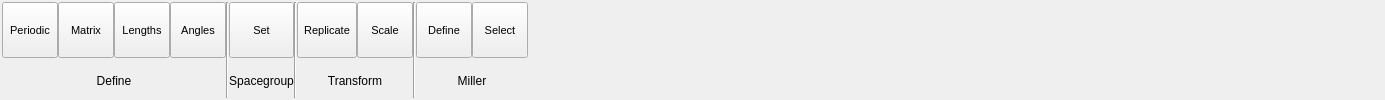
      <widget class="QWidget" name="CellTab">
       <property name="sizePolicy">
        <sizepolicy hsizetype="Preferred" vsizetype="Minimum">
         <horstretch>0</horstretch>
         <verstretch>0</verstretch>
        </sizepolicy>
       </property>
       <attribute name="title">
        <string>Cell</string>
       </attribute>
       <layout class="QHBoxLayout" name="horizontalLayout_4">
        <property name="spacing">
         <number>0</number>
        </property>
        <property name="margin">
         <number>2</number>
        </property>
        <item>
         <layout class="QGridLayout" name="CellGridLayout">
          <property name="verticalSpacing">
           <number>6</number>
          </property>
          <item row="1" column="0" colspan="4">
           <widget class="QLabel" name="label_5">
            <property name="text">
             <string>Define</string>
            </property>
            <property name="alignment">
             <set>Qt::AlignCenter</set>
            </property>
           </widget>
          </item>
          <item row="0" column="0">
           <widget class="TMenuButton" name="CellDefinePeriodicButton">
            <property name="sizePolicy">
             <sizepolicy hsizetype="Minimum" vsizetype="Fixed">
              <horstretch>0</horstretch>
              <verstretch>0</verstretch>
             </sizepolicy>
            </property>
            <property name="minimumSize">
             <size>
              <width>56</width>
              <height>56</height>
             </size>
            </property>
            <property name="maximumSize">
             <size>
              <width>128</width>
              <height>56</height>
             </size>
            </property>
            <property name="font">
             <font>
              <pointsize>8</pointsize>
             </font>
            </property>
            <property name="toolTip">
             <string>Toggle whether model is periodic</string>
            </property>
            <property name="text">
             <string>Periodic</string>
            </property>
            <property name="icon">
             <iconset resource="icons.qrc">
              <normaloff>:/stackicons/icons/stack_celldefine.svg</normaloff>:/stackicons/icons/stack_celldefine.svg</iconset>
            </property>
            <property name="iconSize">
             <size>
              <width>30</width>
              <height>30</height>
             </size>
            </property>
            <property name="checkable">
             <bool>true</bool>
            </property>
            <property name="checked">
             <bool>false</bool>
            </property>
            <property name="autoExclusive">
             <bool>false</bool>
            </property>
            <property name="toolButtonStyle">
             <enum>Qt::ToolButtonTextUnderIcon</enum>
            </property>
            <property name="autoRaise">
             <bool>false</bool>
            </property>
           </widget>
          </item>
          <item row="0" column="3">
           <widget class="TMenuButton" name="CellDefineAnglesButton">
            <property name="sizePolicy">
             <sizepolicy hsizetype="Minimum" vsizetype="Fixed">
              <horstretch>0</horstretch>
              <verstretch>0</verstretch>
             </sizepolicy>
            </property>
            <property name="minimumSize">
             <size>
              <width>56</width>
              <height>56</height>
             </size>
            </property>
            <property name="maximumSize">
             <size>
              <width>128</width>
              <height>56</height>
             </size>
            </property>
            <property name="font">
             <font>
              <pointsize>8</pointsize>
             </font>
            </property>
            <property name="toolTip">
             <string>Edit / set cell angles</string>
            </property>
            <property name="text">
             <string>Angles</string>
            </property>
            <property name="icon">
             <iconset resource="icons.qrc">
              <normaloff>:/stackicons/icons/stack_celldefine.svg</normaloff>:/stackicons/icons/stack_celldefine.svg</iconset>
            </property>
            <property name="iconSize">
             <size>
              <width>30</width>
              <height>30</height>
             </size>
            </property>
            <property name="checkable">
             <bool>false</bool>
            </property>
            <property name="checked">
             <bool>false</bool>
            </property>
            <property name="autoExclusive">
             <bool>false</bool>
            </property>
            <property name="toolButtonStyle">
             <enum>Qt::ToolButtonTextUnderIcon</enum>
            </property>
            <property name="autoRaise">
             <bool>false</bool>
            </property>
           </widget>
          </item>
          <item row="0" column="6" rowspan="2">
           <widget class="Line" name="line_8">
            <property name="orientation">
             <enum>Qt::Vertical</enum>
            </property>
           </widget>
          </item>
          <item row="1" column="7" colspan="2">
           <widget class="QLabel" name="label_14">
            <property name="text">
             <string>Transform</string>
            </property>
            <property name="alignment">
             <set>Qt::AlignCenter</set>
            </property>
           </widget>
          </item>
          <item row="0" column="5">
           <widget class="TMenuButton" name="CellSpacegroupSetButton">
            <property name="sizePolicy">
             <sizepolicy hsizetype="Minimum" vsizetype="Fixed">
              <horstretch>0</horstretch>
              <verstretch>0</verstretch>
             </sizepolicy>
            </property>
            <property name="minimumSize">
             <size>
              <width>56</width>
              <height>56</height>
             </size>
            </property>
            <property name="maximumSize">
             <size>
              <width>128</width>
              <height>56</height>
             </size>
            </property>
            <property name="font">
             <font>
              <pointsize>8</pointsize>
             </font>
            </property>
            <property name="toolTip">
             <string>Edit / set cell angles</string>
            </property>
            <property name="text">
             <string>Set</string>
            </property>
            <property name="icon">
             <iconset resource="icons.qrc">
              <normaloff>:/stackicons/icons/stack_celldefine.svg</normaloff>:/stackicons/icons/stack_celldefine.svg</iconset>
            </property>
            <property name="iconSize">
             <size>
              <width>30</width>
              <height>30</height>
             </size>
            </property>
            <property name="checkable">
             <bool>false</bool>
            </property>
            <property name="checked">
             <bool>false</bool>
            </property>
            <property name="autoExclusive">
             <bool>false</bool>
            </property>
            <property name="toolButtonStyle">
             <enum>Qt::ToolButtonTextUnderIcon</enum>
            </property>
            <property name="autoRaise">
             <bool>false</bool>
            </property>
           </widget>
          </item>
          <item row="0" column="2">
           <widget class="TMenuButton" name="CellDefineLengthsButton">
            <property name="sizePolicy">
             <sizepolicy hsizetype="Minimum" vsizetype="Fixed">
              <horstretch>0</horstretch>
              <verstretch>0</verstretch>
             </sizepolicy>
            </property>
            <property name="minimumSize">
             <size>
              <width>56</width>
              <height>56</height>
             </size>
            </property>
            <property name="maximumSize">
             <size>
              <width>128</width>
              <height>56</height>
             </size>
            </property>
            <property name="font">
             <font>
              <pointsize>8</pointsize>
             </font>
            </property>
            <property name="toolTip">
             <string>Edit / set cell lengths</string>
            </property>
            <property name="text">
             <string>Lengths</string>
            </property>
            <property name="icon">
             <iconset resource="icons.qrc">
              <normaloff>:/stackicons/icons/stack_celldefine.svg</normaloff>:/stackicons/icons/stack_celldefine.svg</iconset>
            </property>
            <property name="iconSize">
             <size>
              <width>30</width>
              <height>30</height>
             </size>
            </property>
            <property name="checkable">
             <bool>false</bool>
            </property>
            <property name="checked">
             <bool>false</bool>
            </property>
            <property name="autoExclusive">
             <bool>false</bool>
            </property>
            <property name="toolButtonStyle">
             <enum>Qt::ToolButtonTextUnderIcon</enum>
            </property>
            <property name="autoRaise">
             <bool>false</bool>
            </property>
           </widget>
          </item>
          <item row="0" column="1">
           <widget class="TMenuButton" name="CellDefineMatrixButton">
            <property name="sizePolicy">
             <sizepolicy hsizetype="Minimum" vsizetype="Fixed">
              <horstretch>0</horstretch>
              <verstretch>0</verstretch>
             </sizepolicy>
            </property>
            <property name="minimumSize">
             <size>
              <width>56</width>
              <height>56</height>
             </size>
            </property>
            <property name="maximumSize">
             <size>
              <width>128</width>
              <height>56</height>
             </size>
            </property>
            <property name="font">
             <font>
              <pointsize>8</pointsize>
             </font>
            </property>
            <property name="toolTip">
             <string>Edit / set cell matrix</string>
            </property>
            <property name="text">
             <string>Matrix</string>
            </property>
            <property name="icon">
             <iconset resource="icons.qrc">
              <normaloff>:/stackicons/icons/stack_celldefine.svg</normaloff>:/stackicons/icons/stack_celldefine.svg</iconset>
            </property>
            <property name="iconSize">
             <size>
              <width>30</width>
              <height>30</height>
             </size>
            </property>
            <property name="checkable">
             <bool>false</bool>
            </property>
            <property name="checked">
             <bool>false</bool>
            </property>
            <property name="autoExclusive">
             <bool>false</bool>
            </property>
            <property name="toolButtonStyle">
             <enum>Qt::ToolButtonTextUnderIcon</enum>
            </property>
            <property name="autoRaise">
             <bool>false</bool>
            </property>
           </widget>
          </item>
          <item row="0" column="7">
           <widget class="TMenuButton" name="CellTransformReplicateButton">
            <property name="sizePolicy">
             <sizepolicy hsizetype="Minimum" vsizetype="Fixed">
              <horstretch>0</horstretch>
              <verstretch>0</verstretch>
             </sizepolicy>
            </property>
            <property name="minimumSize">
             <size>
              <width>56</width>
              <height>56</height>
             </size>
            </property>
            <property name="maximumSize">
             <size>
              <width>128</width>
              <height>56</height>
             </size>
            </property>
            <property name="font">
             <font>
              <pointsize>8</pointsize>
             </font>
            </property>
            <property name="toolTip">
             <string>Edit / set cell angles</string>
            </property>
            <property name="text">
             <string>Replicate</string>
            </property>
            <property name="icon">
             <iconset resource="icons.qrc">
              <normaloff>:/stackicons/icons/stack_celldefine.svg</normaloff>:/stackicons/icons/stack_celldefine.svg</iconset>
            </property>
            <property name="iconSize">
             <size>
              <width>30</width>
              <height>30</height>
             </size>
            </property>
            <property name="checkable">
             <bool>false</bool>
            </property>
            <property name="checked">
             <bool>false</bool>
            </property>
            <property name="autoExclusive">
             <bool>false</bool>
            </property>
            <property name="toolButtonStyle">
             <enum>Qt::ToolButtonTextUnderIcon</enum>
            </property>
            <property name="autoRaise">
             <bool>false</bool>
            </property>
           </widget>
          </item>
          <item row="1" column="5">
           <widget class="QLabel" name="label_13">
            <property name="text">
             <string>Spacegroup</string>
            </property>
            <property name="alignment">
             <set>Qt::AlignCenter</set>
            </property>
           </widget>
          </item>
          <item row="0" column="9" rowspan="2">
           <widget class="Line" name="line_12">
            <property name="orientation">
             <enum>Qt::Vertical</enum>
            </property>
           </widget>
          </item>
          <item row="0" column="4" rowspan="2">
           <widget class="Line" name="line_7">
            <property name="orientation">
             <enum>Qt::Vertical</enum>
            </property>
           </widget>
          </item>
          <item row="0" column="11">
           <widget class="TMenuButton" name="CellMillerSelectButton">
            <property name="sizePolicy">
             <sizepolicy hsizetype="Minimum" vsizetype="Fixed">
              <horstretch>0</horstretch>
              <verstretch>0</verstretch>
             </sizepolicy>
            </property>
            <property name="minimumSize">
             <size>
              <width>56</width>
              <height>56</height>
             </size>
            </property>
            <property name="maximumSize">
             <size>
              <width>128</width>
              <height>56</height>
             </size>
            </property>
            <property name="font">
             <font>
              <pointsize>8</pointsize>
             </font>
            </property>
            <property name="toolTip">
             <string>Edit / set cell angles</string>
            </property>
            <property name="text">
             <string>Select</string>
            </property>
            <property name="icon">
             <iconset resource="icons.qrc">
              <normaloff>:/stackicons/icons/stack_celldefine.svg</normaloff>:/stackicons/icons/stack_celldefine.svg</iconset>
            </property>
            <property name="iconSize">
             <size>
              <width>30</width>
              <height>30</height>
             </size>
            </property>
            <property name="checkable">
             <bool>false</bool>
            </property>
            <property name="checked">
             <bool>false</bool>
            </property>
            <property name="autoExclusive">
             <bool>false</bool>
            </property>
            <property name="toolButtonStyle">
             <enum>Qt::ToolButtonTextUnderIcon</enum>
            </property>
            <property name="autoRaise">
             <bool>false</bool>
            </property>
           </widget>
          </item>
          <item row="0" column="8">
           <widget class="TMenuButton" name="CellTransformScaleButton">
            <property name="sizePolicy">
             <sizepolicy hsizetype="Minimum" vsizetype="Fixed">
              <horstretch>0</horstretch>
              <verstretch>0</verstretch>
             </sizepolicy>
            </property>
            <property name="minimumSize">
             <size>
              <width>56</width>
              <height>56</height>
             </size>
            </property>
            <property name="maximumSize">
             <size>
              <width>128</width>
              <height>56</height>
             </size>
            </property>
            <property name="font">
             <font>
              <pointsize>8</pointsize>
             </font>
            </property>
            <property name="toolTip">
             <string>Edit / set cell angles</string>
            </property>
            <property name="text">
             <string>Scale</string>
            </property>
            <property name="icon">
             <iconset resource="icons.qrc">
              <normaloff>:/stackicons/icons/stack_celldefine.svg</normaloff>:/stackicons/icons/stack_celldefine.svg</iconset>
            </property>
            <property name="iconSize">
             <size>
              <width>30</width>
              <height>30</height>
             </size>
            </property>
            <property name="checkable">
             <bool>false</bool>
            </property>
            <property name="checked">
             <bool>false</bool>
            </property>
            <property name="autoExclusive">
             <bool>false</bool>
            </property>
            <property name="toolButtonStyle">
             <enum>Qt::ToolButtonTextUnderIcon</enum>
            </property>
            <property name="autoRaise">
             <bool>false</bool>
            </property>
           </widget>
          </item>
          <item row="0" column="10">
           <widget class="TMenuButton" name="CellMillerDefineButton">
            <property name="sizePolicy">
             <sizepolicy hsizetype="Minimum" vsizetype="Fixed">
              <horstretch>0</horstretch>
              <verstretch>0</verstretch>
             </sizepolicy>
            </property>
            <property name="minimumSize">
             <size>
              <width>56</width>
              <height>56</height>
             </size>
            </property>
            <property name="maximumSize">
             <size>
              <width>128</width>
              <height>56</height>
             </size>
            </property>
            <property name="font">
             <font>
              <pointsize>8</pointsize>
             </font>
            </property>
            <property name="toolTip">
             <string>Edit / set cell angles</string>
            </property>
            <property name="text">
             <string>Define</string>
            </property>
            <property name="icon">
             <iconset resource="icons.qrc">
              <normaloff>:/stackicons/icons/stack_celldefine.svg</normaloff>:/stackicons/icons/stack_celldefine.svg</iconset>
            </property>
            <property name="iconSize">
             <size>
              <width>30</width>
              <height>30</height>
             </size>
            </property>
            <property name="checkable">
             <bool>false</bool>
            </property>
            <property name="checked">
             <bool>false</bool>
            </property>
            <property name="autoExclusive">
             <bool>false</bool>
            </property>
            <property name="toolButtonStyle">
             <enum>Qt::ToolButtonTextUnderIcon</enum>
            </property>
            <property name="autoRaise">
             <bool>false</bool>
            </property>
           </widget>
          </item>
          <item row="1" column="10" colspan="2">
           <widget class="QLabel" name="label_18">
            <property name="text">
             <string>Miller</string>
            </property>
            <property name="alignment">
             <set>Qt::AlignCenter</set>
            </property>
           </widget>
          </item>
         </layout>
        </item>
        <item>
         <spacer name="horizontalSpacer_3">
          <property name="orientation">
           <enum>Qt::Horizontal</enum>
          </property>
          <property name="sizeHint" stdset="0">
           <size>
            <width>855</width>
            <height>20</height>
           </size>
          </property>
         </spacer>
        </item>
       </layout>
      </widget>
